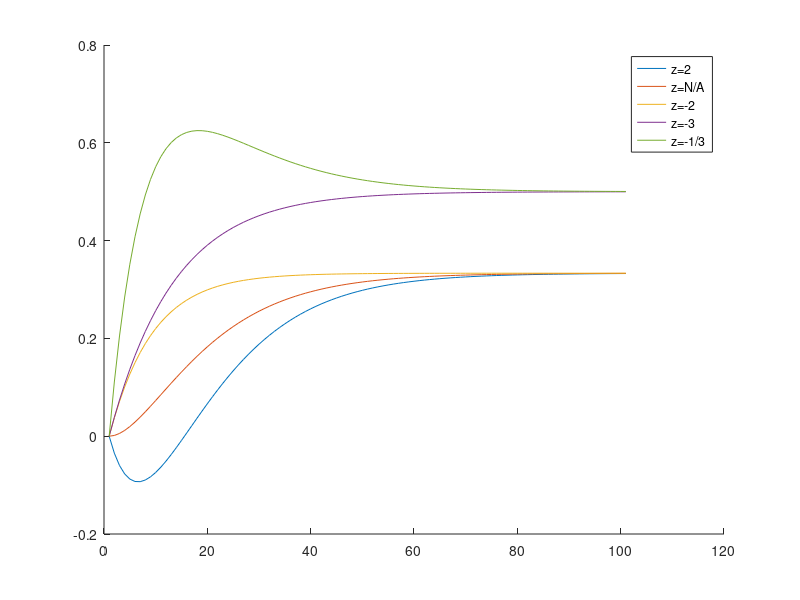

This figure's MATLAB source:
function zero_characteristics
clear all;
close all;

s= tf('s');
figure(1);
hold on;

G=(-s+2)/((s+2)*(s+3));
g1=step(G);

G=(2)/((s+2)*(s+3));
g2=step(G);

G=(s+2)/((s+2)*(s+3));
g3=step(G);

G=(s+3)/((s+2)*(s+3));
g4=step(G);

G=(3*s+3)/((s+2)*(s+3));
g5=step(G);

plot(g1);
plot(g2);
plot(g3);
plot(g4);
plot(g5);
legend('z=2','z=N/A','z=-2','z=-3','z=-1/3')

end